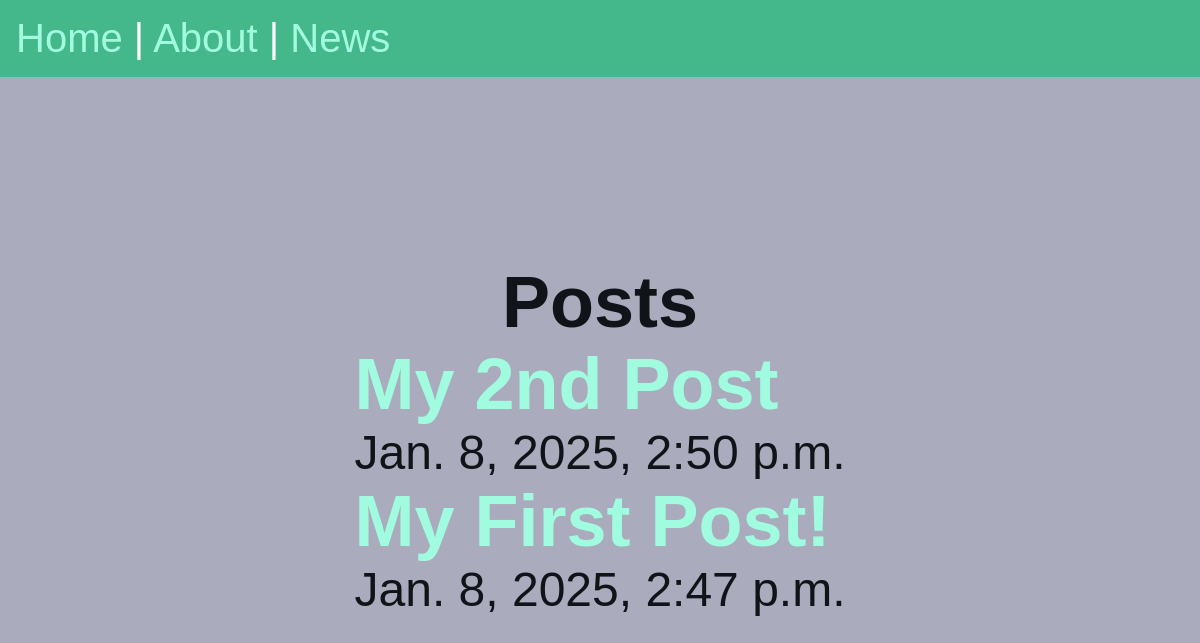
/posts/, run on an earlier commit of the app's database.
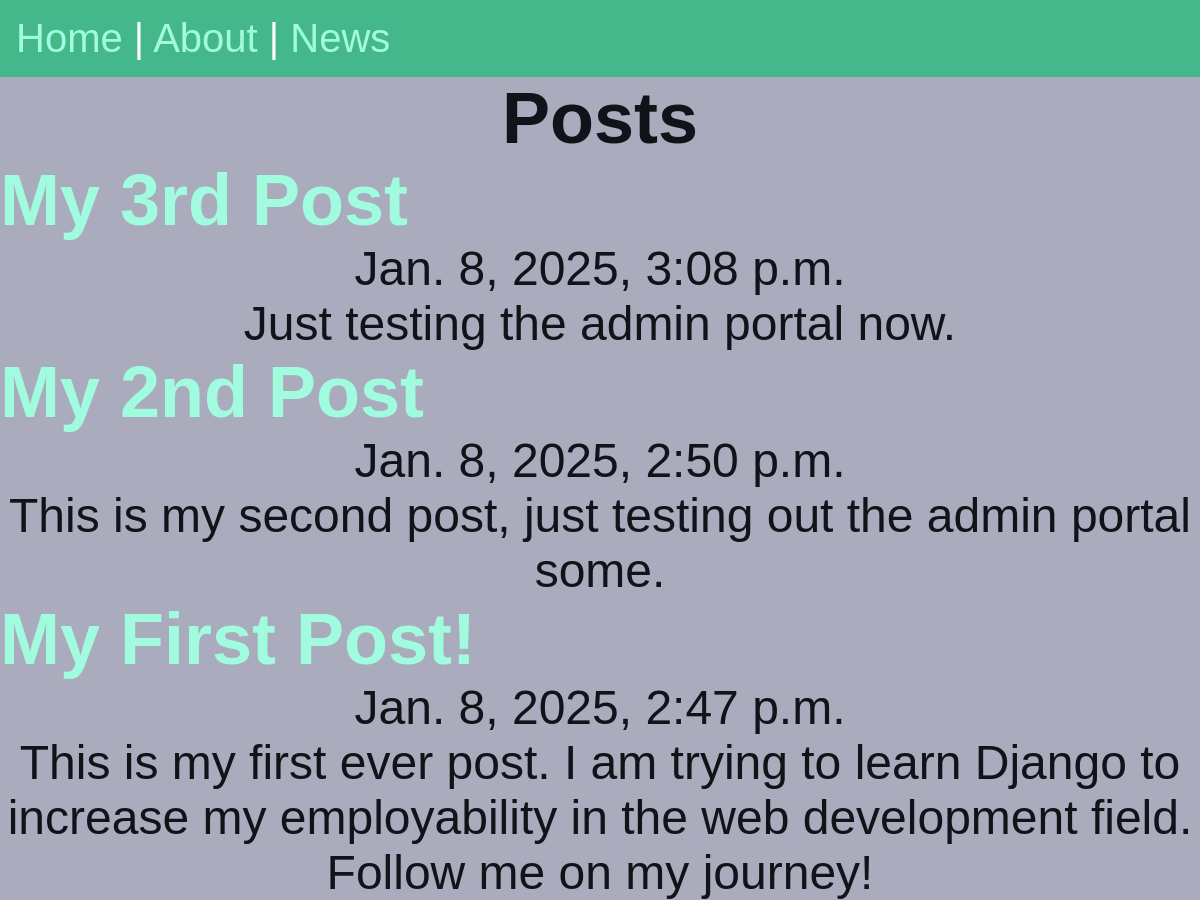
And on a later commit of the database.
### posts/models.py (models this page shows, shortened)
class Post(models.Model):
    title = models.CharField(max_length=75)
    body = models.TextField() # relates to a text area form input
    slug = models.SlugField()
    date = models.DateTimeField(auto_now_add=True) # date timestamp anytime post is added

### posts/views.py (the view)
# urls.py: path('', views.posts_list, name="list"), # Posts
def posts_list(request):
    posts = Post.objects.all().order_by('-date') # chron order
    return render(request, 'posts/posts_list.html', { 'posts': posts }) # link that shit

### posts/templates/posts/posts_list.html (shortened to what this page needs)
{% extends 'layout.html' %}
{% block content %}
    <section>
    <h1>Posts</h1>
    {% for post in posts %}
        <article class="post">
            <h2>
                <a href="{% url 'posts:page' slug=post.slug %}">
                    {{ post.title }}
                </a>
            </h2>
            <p>{{ post.date }}</p>
            <p>{{ post.body }}</p>
        </article>
    {% endfor %}
    </section>
{% endblock %}

### templates/layout.html (shortened to what this page needs)
<!DOCTYPE html>
{% load static %}
<html lang="en">
<head>
    <link rel="stylesheet" href="{% static 'css/style.css' %}">
</head>
<body>
    <nav>
        <a href='/'>Home</a> |
        <a href='/about'>About</a> |
        <a href='{% url "posts:list" %}'>News</a>
    </nav>
    <main>
        {% block content %}
        {% endblock %}
    </main>
</body>
</html>

### static/css/style.css (style rules this page uses)
* { margin: 0; padding: 0; box-sizing: border-box; font-family: Arial, Helvetica, sans-serif; }
body { min-height: 100vh; display: flex; flex-flow: column; place-content: center; font-size: 3rem; background-color: #AAABBC; color: #101419; }
h1, p { text-align: center; }
nav { padding: 1rem; background-color: #44B78B; color: white; font-size: 2.5rem; }
main { flex-grow: 1; display: grid; place-content: center; }
a { text-decoration: none; color: #a1fcdf; }

What changed in the data, as far as the page shows it:
added Post: title "My 3rd Post", date "Jan. 8, 2025, 3:08 p.m.", body "Just testing the admin portal now."
changed Post "My 2nd Post": body (not shown) → "This is my second post, just testing out the admin portal some."
changed Post "My First Post!": body (not shown) → "This is my first ever post. I am trying to learn Django to increase my employability in the web development field. Follow me on my journey!"
